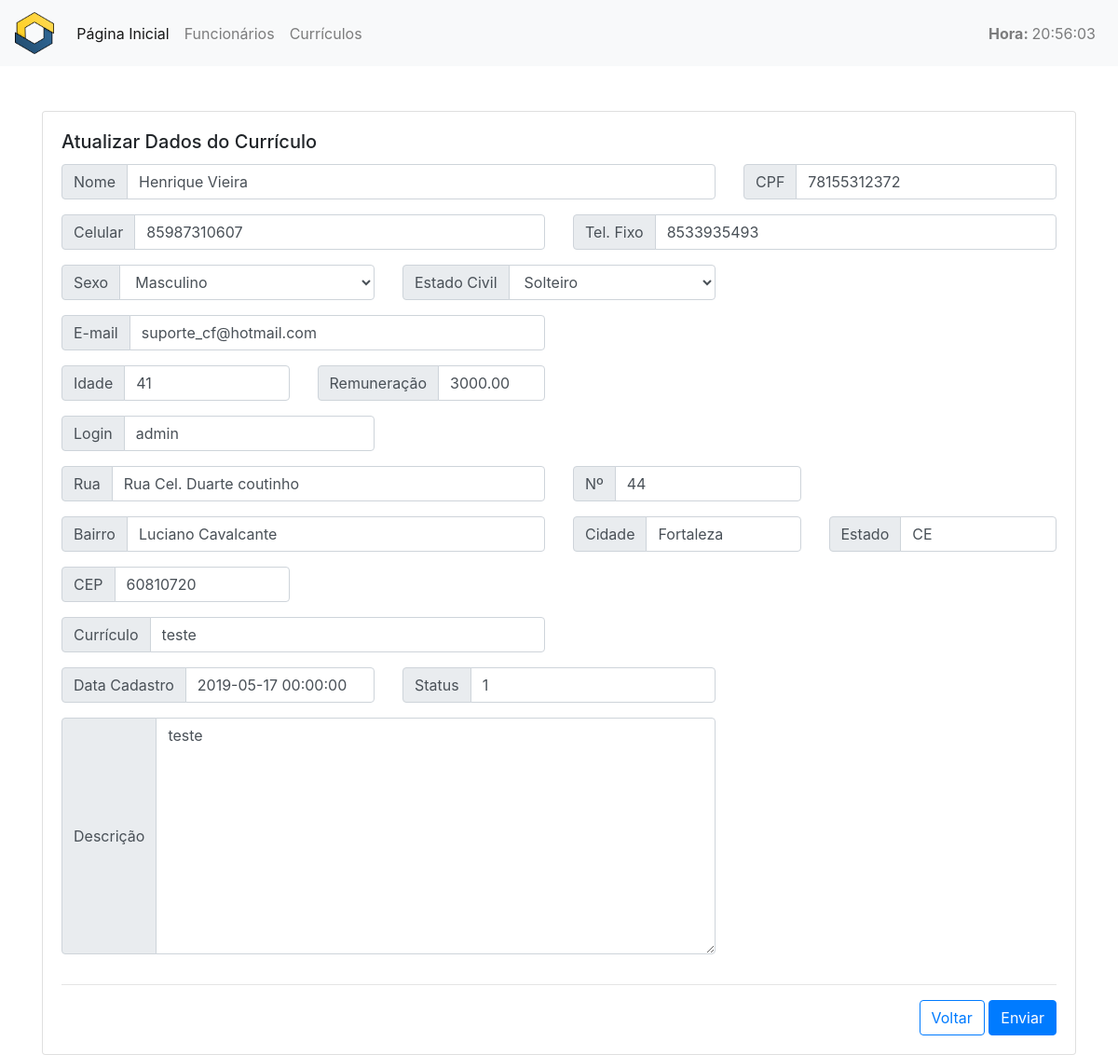
Screenshot of /curriculo/2 with the database file from the repository.
### helloworld/models.py (models this page shows)
class Curriculo(models.Model):
    SEXO_CHOICES = (
        ('M', u'Masculino'),
        ('F', u'Feminino'),
    )
    ESTADO_CIVIL_CHOICES = (
        ('S', u'Solteiro'),
        ('C', u'Casado'),
        ('D', u'Divorciado'),
        ('V', u'Viúvo'),
    )
    nome = models.CharField(
        max_length=255,
        null=True,
        blank=True
    )
    cpf = models.CharField(
        max_length=14,
        null=True,
        blank=True
    )
    TelCelular = models.CharField(
        max_length=11,
        blank=True,
        null=True,
        verbose_name='Nº telefone celular'
    )
    TelFixo = models.CharField(
        max_length=11,
        blank=True,
        null=True,
        verbose_name='Nº telefone fixo'
    )
    sexo = models.CharField(
        max_length=1,
        choices=SEXO_CHOICES
    )
    estado_civil = models.CharField(
        max_length=1,
        choices=ESTADO_CIVIL_CHOICES,
        verbose_name='Estado civil'
    )
    email = models.EmailField(
        null=True
    )
    idade = models.IntegerField(
        blank=True,
        null=True
    )
    remuneracao = models.DecimalField(
        max_digits=8,
        decimal_places=2,
        null=True,
        blank=True
    )
    login = models.CharField(
        max_length=255,
        null=True,
        blank=True
    )
    rua =  models.CharField(
        max_length=255,
        null=True,
        blank=True
    )
    numero = models.IntegerField(
        blank=True,
        null=True
    )
    bairro = models.CharField(
        max_length=255,
        null=True,
        blank=True
    )
    cidade  =  models.CharField(
        max_length=255,
        null=True,
        blank=True
    )
    estado  =  models.CharField(
        max_length=2,
        null=True,
        blank=True
    )
    cep = models.CharField(
        max_length=9,
        blank=True,
        null=True
    )
    curriculo = models.CharField(
        max_length=255,
        null=True,
        blank=True
    )
    descricao = models.TextField()
    criadoData = models.DateTimeField()
    status = models.IntegerField(
        blank=True,
        null=True
    )
    objetos = models.Manager()

### website/views.py (the view)
# urls.py: path('curriculo/<pk>', CurriculoUpdateView.as_view(), name="atualiza_curriculo"),
class CurriculoUpdateView(UpdateView):
    template_name = "website/atualiza_curriculo.html"
    model = Curriculo
    fields = '__all__'
    context_object_name = 'curriculo'
    success_url = reverse_lazy("website:lista_curriculo")

### website/templatetags/tempo_atual.py (called while the page is built)
@register.simple_tag
def tempo_atual():
    return datetime.datetime.now().strftime('%H:%M:%S')

### website/templates/website/atualiza_curriculo.html (shortened to what this page needs)
{% extends "website/_layouts/base.html" %}
{% load widget_tweaks %}
{% block conteudo %}
<div class="container mt-5">
  <div class="row">
    <div class="col-lg-12 col-md-12 col-sm-12 col-xs-12">
      <div class="card">
        <div class="card-body">
          <h5 class="card-title">Atualizar Dados do Currículo</h5>
            <form method="post">
            <div class="row">
              <div class="input-group mb-3 col-8">
                <div class="input-group-prepend" >
                  <span class="input-group-text">Nome</span>
                </div>
                {% render_field form.nome class+="form-control" %}
              </div>
              <div class="input-group mb-3 col-4">
                <div class="input-group-prepend">
                  <span class="input-group-text">CPF</span>
                </div>
                {% render_field form.cpf class+="form-control" %}
              </div>
            </div>
            <div class="row">
              <div class="input-group mb-3 col-6">
                <div class="input-group-prepend">
                  <span class="input-group-text">Celular</span>
                </div>
                {% render_field form.TelCelular class+="form-control" %}
              </div>
              <div class="input-group mb-3 col-6">
                <div class="input-group-prepend">
                  <span class="input-group-text">Tel. Fixo</span>
                </div>
                {% render_field form.TelFixo class+="form-control" %}
              </div>
            </div>
            <div class="row">
              <div class="input-group mb-3 col-4" >
                <div class="input-group-prepend">
                  <span class="input-group-text">Sexo</span>
                </div>
                {% render_field form.sexo class+="form-control" %}
              </div>
              <div class="input-group mb-3 col-4">
                <div class="input-group-prepend">
                  <span class="input-group-text">Estado Civil</span>
                </div>
                {% render_field form.estado_civil class+="form-control" %}
              </div>
            </div>
            <div class="row">
              <div class="input-group mb-3 col-6">
                <div class="input-group-prepend">
                  <span class="input-group-text">E-mail</span>
                </div>
                {% render_field form.email class+="form-control" %}
              </div>
            </div>
            <div class="row">
              <div class="input-group mb-3 col-sm-3">
                <div class="input-group-prepend">
                  <span class="input-group-text">Idade</span>
                </div>
                {% render_field form.idade class+="form-control" %}
              </div>
              <div class="input-group mb-3 col-sm-3">
                <div class="input-group-prepend">
                  <span class="input-group-text">Remuneração</span>
                </div>
                {% render_field form.remuneracao class+="form-control" %}
              </div>
            </div>
            <div class="row">
              <div class="input-group mb-3 col-sm-4">
                <div class="input-group-prepend">
                  <span class="input-group-text">Login</span>
                </div>
                {% render_field form.login class+="form-control" %}
              </div>
            </div>
            <div class="row">
              <div class="input-group mb-3 col-sm-6">
                <div class="input-group-prepend">
                  <span class="input-group-text">Rua</span>
                </div>
                {% render_field form.rua class+="form-control" %}
              </div>
              <div class="input-group mb-3 col-sm-3">
                <div class="input-group-prepend">
                  <span class="input-group-text">Nº</span>
                </div>
                {% render_field form.numero class+="form-control" %}
              </div>
            </div>
            <div class="row">
              <div class="input-group mb-3 col-sm-6">
                <div class="input-group-prepend">
                  <span class="input-group-text">Bairro</span>
                </div>
                {% render_field form.bairro class+="form-control" %}
              </div>
              <div class="input-group mb-3 col-sm-3">
                <div class="input-group-prepend">
                  <span class="input-group-text">Cidade</span>
                </div>
                {% render_field form.cidade class+="form-control" %}
              </div>
              <div class="input-group mb-3 col-sm-3">
                <div class="input-group-prepend">
                  <span class="input-group-text">Estado</span>
                </div>
                {% render_field form.estado class+="form-control" %}
              </div>
            </div>
            <div class="row">
              <div class="input-group mb-3 col-sm-3">
                <div class="input-group-prepend">
                  <span class="input-group-text">CEP</span>
                </div>
                {% render_field form.cep class+="form-control" %}
              </div>
            </div>
            <div class="row">
             <div class="input-group mb-3 col-6">
                <div class="input-group-prepend">
                  <span class="input-group-text">Currículo</span>
                </div>
                  {% render_field form.curriculo class+="form-control" %}
                </div>
              </div>
            <div class="row">
              <div class="input-group mb-3 col-4">
                <div class="input-group-prepend">
                  <span class="input-group-text">Data Cadastro</span>
                </div>
                {% render_field form.criadoData class+="form-control" %}
              </div>
              <div class="input-group mb-3 col-4">
                <div class="input-group-prepend">
                  <span class="input-group-text">Status</span>
                </div>
                {% render_field form.status class+="form-control" %}
              </div>
            </div>
            <div class="row">
              <div class="input-group mb-3 col-8">
                <div class="input-group-prepend">
                  <span class="input-group-text">Descrição</span>
                </div>
                {% render_field form.descricao class+="form-control" %}
              </div>
            </div>
            <hr>
            <div class="text-right">
              <a href="{% url 'website:lista_curriculo' %}" class="btn btn-outline-primary">Voltar</a>
              <button class="btn btn-primary">Enviar</button>
            </div>
          </form>
        </div>
      </div>
    </div>
  </div>
</div>
{% endblock %}

### rows the page displays
Curriculo: nome "Henrique Vieira", cpf "78155312372", TelCelular "85987310607", TelFixo "8533935493", sexo "Masculino", estado_civil "Solteiro", email "suporte_cf@hotmail.com", idade "41", remuneracao "3000.00", login "admin", rua "Rua Cel. Duarte coutinho", numero "44", bairro "Luciano Cavalcante", cidade "Fortaleza", estado "CE", cep "60810720", curriculo "teste", criadoData "2019-05-17 00:00:00", status "1", descricao "teste"
